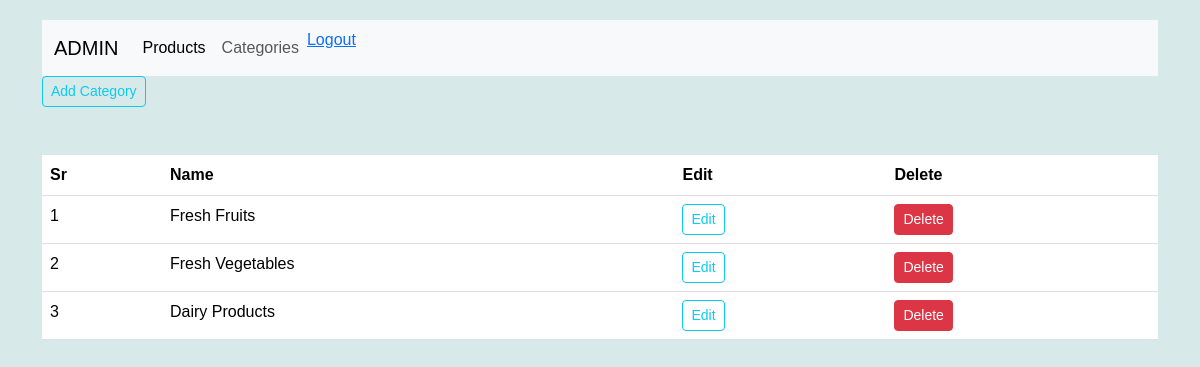
The app's page /categories (signed in), older data.
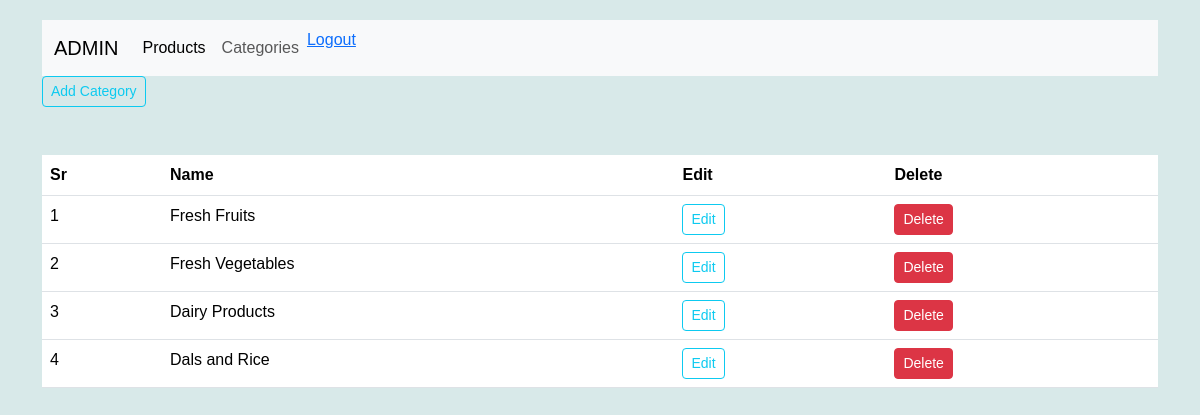
The same page, newer data.
### store/products/models.py (models this page shows)
class Category(db.Model):
    id = db.Column(db.Integer, primary_key=True, autoincrement=True)
    name = db.Column(db.String(30),nullable=False,unique=True)

### store/admin/routes.py (the view)
@app.route('/categories')
def categories():
    if 'email' not in session:
        flash('Please login first', 'danger')
        return redirect(url_for('login'))
    categories = Category.query.all()
    return render_template('admin/category.html', title='Category Page', categories=categories)

### store/customer/model.py (called while the page is built)
@login_manager.user_loader
def user_loader(user_id):
    return Register.query.get(user_id)

### store/templates/admin/category.html (shortened to what this page needs)
{% extends 'layout.html'%}
{%block content%}
<div class="container">
    <nav class="navbar navbar-expand-lg bg-body-tertiary">
        <div class="container-fluid">
          <a class="navbar-brand" href="/">ADMIN</a>
          <div class="collapse navbar-collapse" id="navbarNavDropdown">
            <ul class="navbar-nav">
              <li class="nav-item">
                <a class="nav-link active" aria-current="page" href="/">Products</a>
              </li>
              <li class="nav-item">
                <a class="nav-link" href="/categories">Categories</a>
              </li>
              <li class="nav-item">
                <a href="{{url_for('logout')}}" class="nav-lin">Logout</a>
              </li>
            </ul>
          </div>
        </div>
      </nav>
</div>
<div class="container">
  <a href="{{url_for('addcat')}}" class="btn btn-sm btn-outline-info">Add Category</a>
</div>
<div class="container mt-5">
    <table class="table" table-sm table-condensed table-striped table-hover>
        <thead>
            <th>Sr</th>
            <th>Name</th>
            <th>Edit</th>
            <th>Delete</th>
        </thead>
        <tbody>
            {% if categories %}
            {% for category in categories %}
            <tr>
                <td>{{loop.index}}</td>
                <td>{{category.name}}</td>
                <td><a href="{{url_for('updatecat', id=category.id)}}" class="btn btn-sm btn-outline-info">Edit</a></td>
                <td>
                    <button type="button" class="btn btn-danger btn-sm" data-bs-toggle="modal" data-bs-target="#exampleModal-{{category.id}}">
                        Delete
                    </button>
                </td>
            </tr>
            {% endfor %}
            {% endif %}
        </tbody>
    </table>
</div>
{% endblock content%}

Row changes from the older to the newer data that the page shows:
added Category: name "Dals and Rice"
